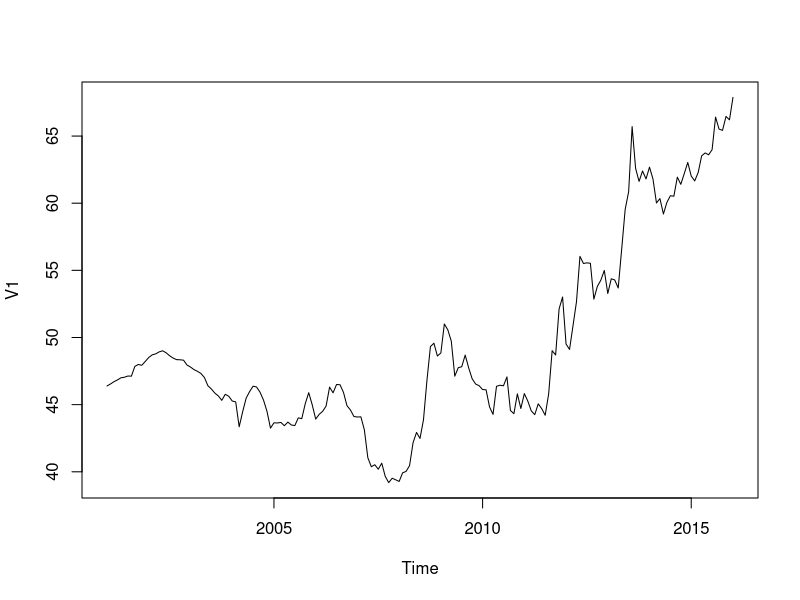
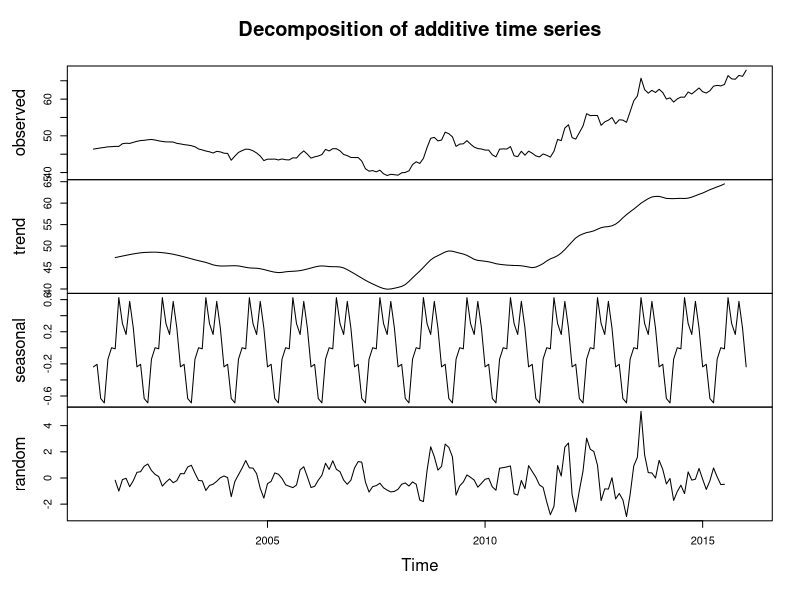
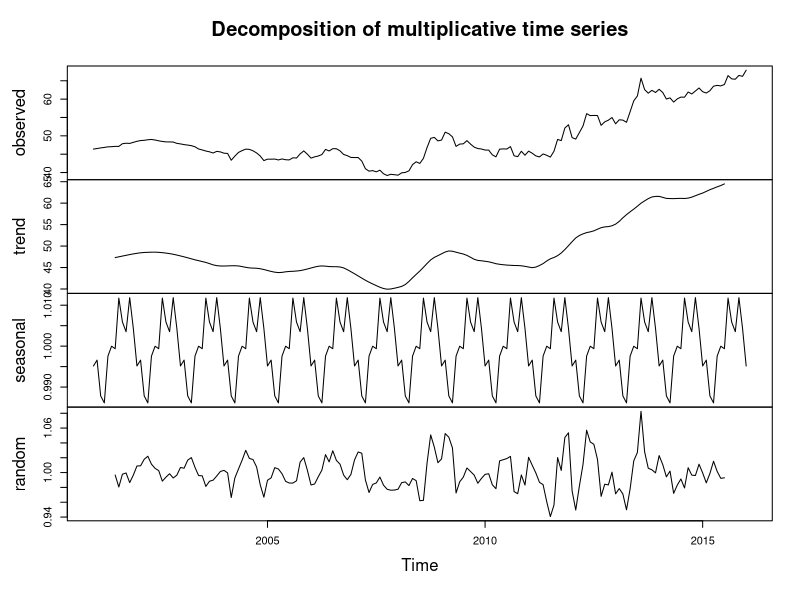
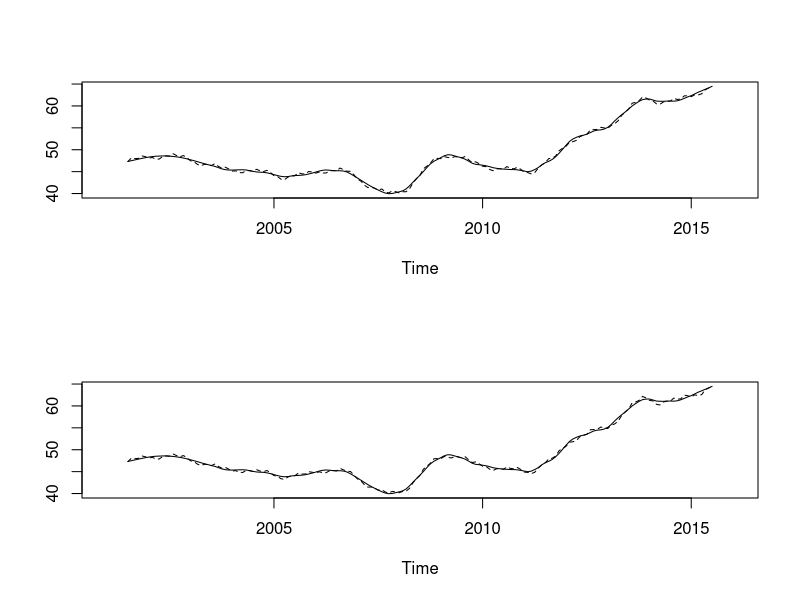
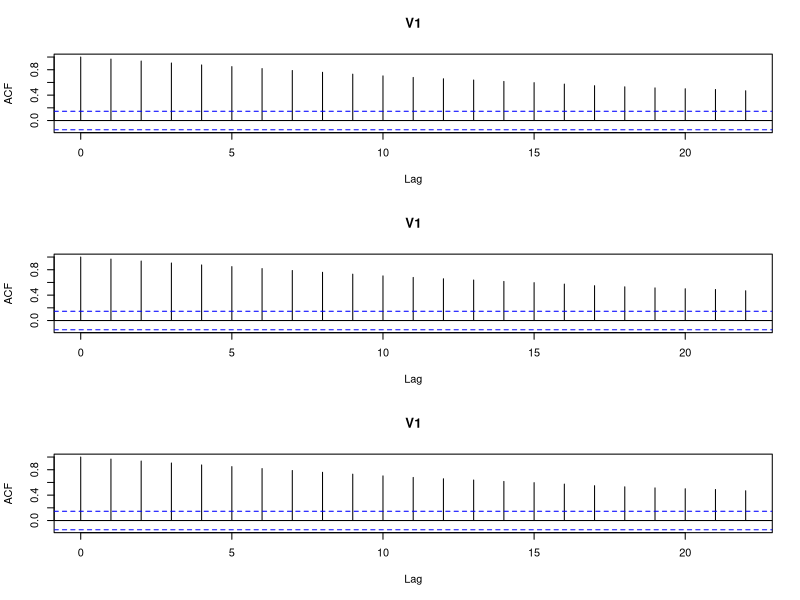
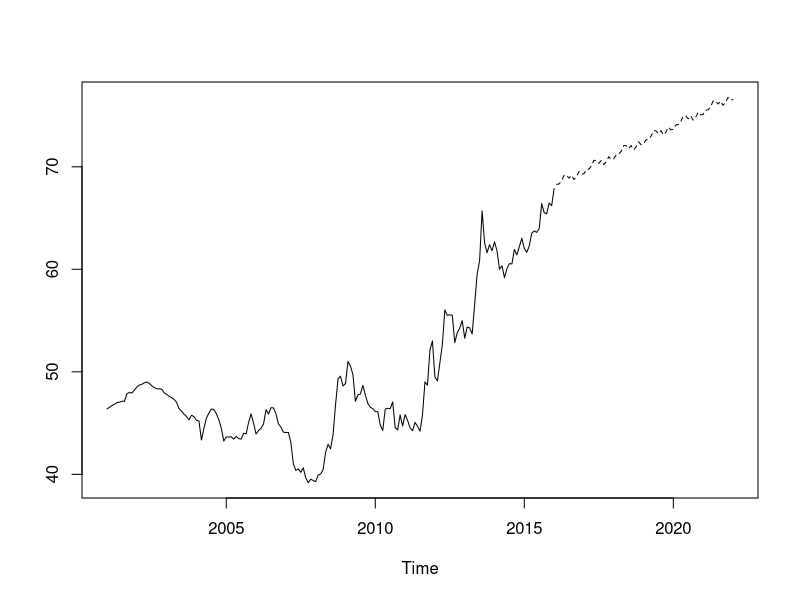
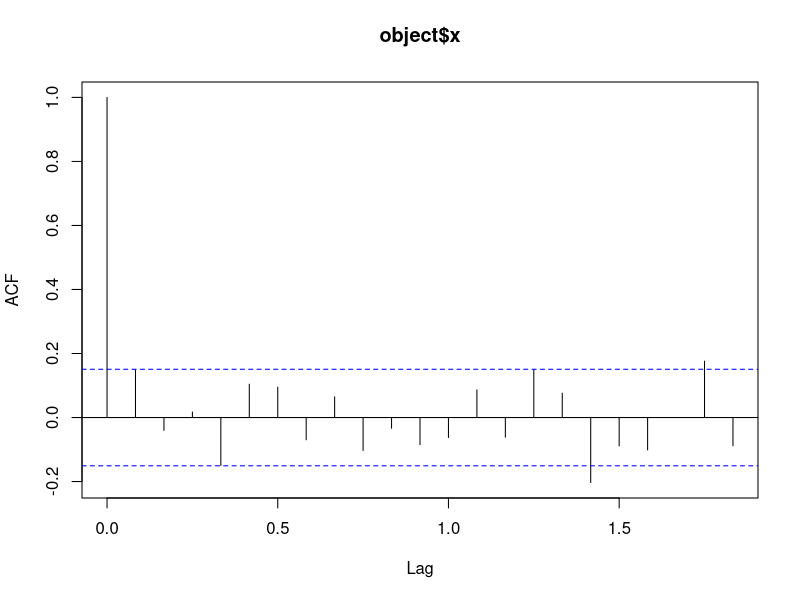
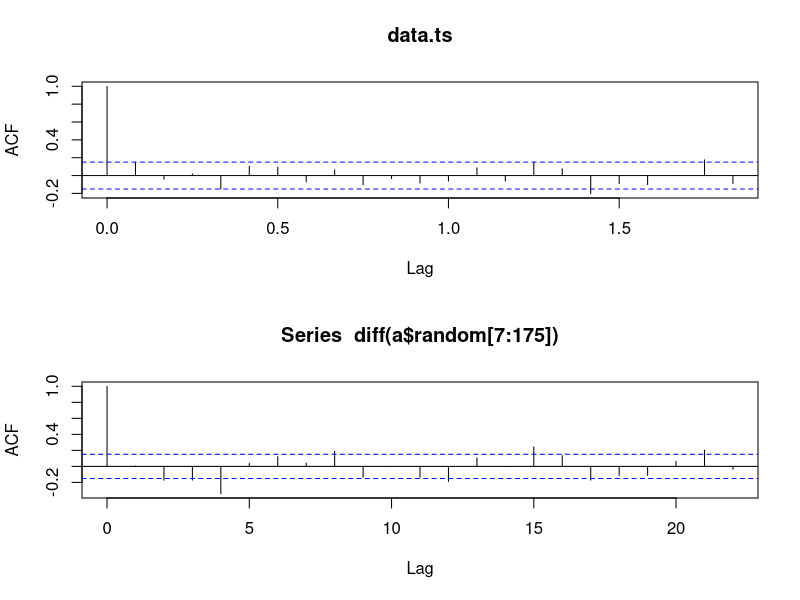

Source code (R) for these figures, in order:
## ---- chunk 1
knitr::opts_chunk$set(echo = TRUE)
## ---- chunk 2
library(forecast)

## ---- chunk 3
# Getting Data and plotting
setwd("C:/Users/coffee/Downloads/Software/R/Cowpertwait/IF")
data = read.csv("data.csv", header = FALSE)
data.ts = ts(data, start = 2001, frequency = 12)
head(data.ts)
plot.ts(data.ts)
# time series decomposition (additive), into TREND, SEASON and RANDOM ERRORS
a = decompose(data.ts, type="additive")
plot(a)
# time series decomposition (multiplicative), into TREND, SEASON and RANDOM ERRORS
b = decompose(data.ts, type="mult")
plot(b)
# Com#pare additive and multiplicative
par(mfrow = c(2,1))
ts.plot(cbind(a$trend, a$trend + a$seasonal), lty = 1:2)
ts.plot(cbind(b$trend, b$trend * b$seasonal), lty = 1:2)
# AUTOCORRELATION with lag 1 and 2 of orignal data
par(mfrow = c(3,1))
acf(data)
acf(data)$acf[2]
acf(data)$acf[3]

# HOLT WINTERS - including level, slope and seasonal effects - ADDITIVE
data.hw4 = HoltWinters(data.ts, seasonal = "additive")
data.hw4$coef
data.hw4$SSE
par(mfrow = c(1,1))
data.predict1 = predict(data.hw4, n.ahead = 6*12)
ts.plot(data.ts, data.predict1, lty = 1:2)
acf(residuals(data.hw4))

# Calculating if residual series (data.ts - data.hw4$fitted[,1]) is white noise or not
residual_series = data.ts - data.hw4$fitted[,1]
mean(residual_series)
var(residual_series)
par(mfrow=c(2,1))
acf(residual_series)
# variance  = 1.5, mean = 0, and correlogram shows it resembles white noise.
acf(diff(a$random[7:175]))
# first order difference of random walk are white noise
# shows that random errors follows random walk
# head(a$random[7:175])
# head(diff(a$random[7:175]))
acf(diff(data.ts))
# first order differences also shows no significant value at lag 1 but other significant values shows the model needs some extension.
data.hw4_2 = HoltWinters(data.ts,  gamma=0)
acf(resid(data.hw4_2))
# better fit using gamma =0

# Fitted AR
layout(1:1)
data.ar = ar(data.ts)
mean(data.ts)
data.ar$order
data.ar$ar
data.ar$ar + c(-1.96,1.96)*sqrt(data.ar$asy.var)
par(mfrow=c(2,1))
acf(data.ar$resid[-(1:data.ar$order)])
pacf(data.ar$resid[-(1:data.ar$order)])

#method = MLE, only take vector i.e first column
data.ar2 = ar(data.ts[,1], method = "mle")
mean(data.ts)
data.ar2$order
data.ar2$ar
acf(data.ar2$resid[-(1:data.ar2$order)])
pacf(data.ar2$resid[-(1:data.ar2$order)])

# fitting moving aveergae
data.ma = arima(data.ts, order = c(0,0,1))
data.ma
par(mfrow=c(2,1))
acf(data.ma$res[-1])
# not a satisfactory fit
# com#parison of ARMA, AR, and MA

data.ARvsARMA = arima(data.ts, order = c(1,0,0))
data.MAvsARMA = arima(data.ts, order = c(0,0,1))
data.ARMA = arima(data.ts, order = c(1,0,1))
AIC(data.ARvsARMA)
AIC(data.MAvsARMA)
AIC(data.ARMA)

acf(resid(data.ARMA))
acf(resid(data.ARvsARMA))
acf(resid(data.MAvsARMA))
# both AR and ARMA are good approximate
predict.arma = predict(data.ARMA, n.ahead = 48)
par(mfrow=c(1,1))
ts.plot(cbind(data.ts, predict.arma$pred+predict.arma$se), lty = 1:2)

# difference
par(mfrow=c(2,1))

plot(diff(data.ts))
plot(diff(data.ts, d = 2))
plot(diff(data.ts, d = 3))

plot(diff(data.ts, d = 4))
par(mfrow=c(3,1))

plot(diff(data.ts, d = 12))

#ARIMA
data.ima =  arima(data.ts, order = c(0,1,1))
data.ima

acf(resid(data.ima))
pacf(resid(data.ima))

par(mfrow=c(1,1))
data.ima_predict = predict(data.ima, n.ahead = 24)
data.ima_predict

ts.plot(cbind(data.ts, data.ima_predict$pred+data.ima_predict$se), lty = 1:2)
data.ima_forecast = forecast(data.ima)
data.ima_forecast
plot(data.ima_forecast)

